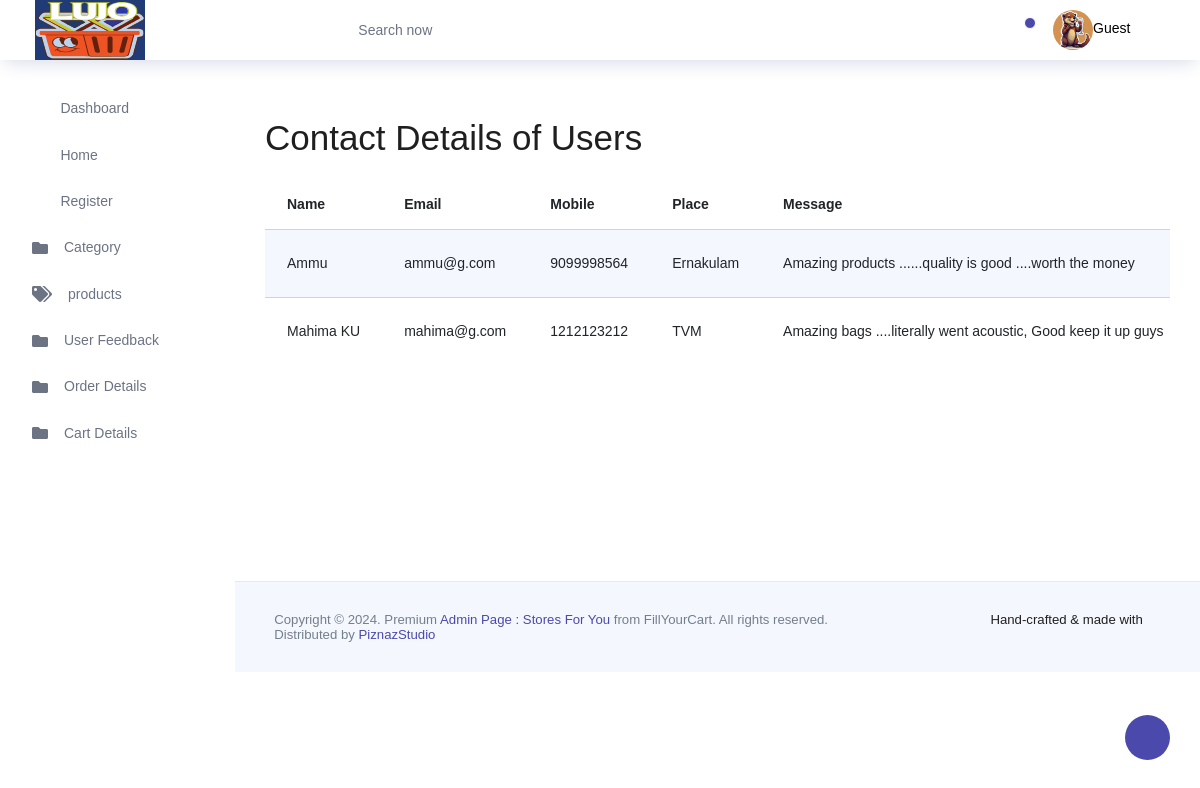
Page /contact/details/ on the committed database.
### WebApp/models.py (models this page shows, shortened)
class ContactDb(models.Model):
    name = models.CharField(max_length=100)
    email = models.EmailField(max_length=254)
    message = models.TextField()
    mobile = models.CharField(max_length=15)
    place = models.CharField(max_length=100)

### AdminApp/views.py (the view)
# urls.py: path('contact/details/', display_contact_details, name='display_contact_details'),
def display_contact_details(request):
    contacts = ContactDb.objects.all()
    return render(request, 'contact_details.html', {'contacts': contacts})

### AdminApp/templates/contact_details.html (shortened to what this page needs)
{% extends 'index.html' %}
{% block content %}
<div class="container">
    <h2 class="my-4">Contact Details of Users</h2>
    <div class="table-responsive">
        <table class="table table-striped">
            <thead>
                <tr>
                    <th>Name</th>
                    <th>Email</th>
                    <th>Mobile</th>
                    <th>Place</th>
                    <th>Message</th>
                </tr>
            </thead>
            <tbody>
                {% for contact in contacts %}
                <tr>
                    <td>{{ contact.name }}</td>
                    <td>{{ contact.email }}</td>
                    <td>{{ contact.mobile }}</td>
                    <td>{{ contact.place }}</td>
                    <td>{{ contact.message }}</td>
                </tr>
                {% empty %}
                <tr>
                    <td colspan="6" class="text-center">No contact details available.</td>
                </tr>
                {% endfor %}
            </tbody>
        </table>
    </div>
</div>
{% endblock %}

### rows in the picture
ContactDb: name "Ammu", email "ammu@g.com", mobile "9099998564", place "Ernakulam", message "Amazing products ......quality is good ....worth the money"
ContactDb: name "Mahima KU", email "mahima@g.com", mobile "1212123212", place "TVM", message "Amazing bags ....literally went acoustic, Good keep it up guys"
